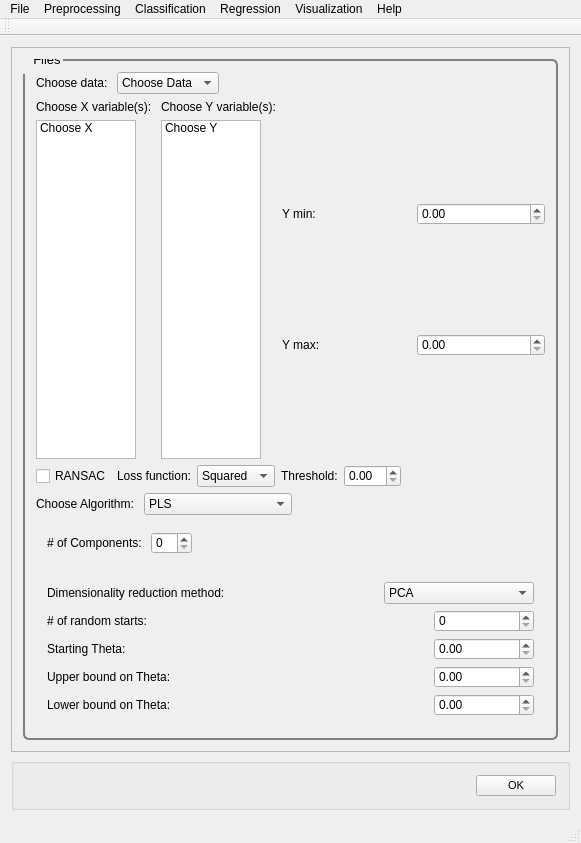
<?xml version="1.0" encoding="UTF-8"?>
<ui version="4.0">
 <class>MainWindow</class>
 <widget class="QMainWindow" name="MainWindow">
  <property name="geometry">
   <rect>
    <x>0</x>
    <y>0</y>
    <width>581</width>
    <height>843</height>
   </rect>
  </property>
  <property name="windowTitle">
   <string>PYSAT</string>
  </property>
  <widget class="QWidget" name="centralWidget">
   <layout class="QVBoxLayout" name="verticalLayout_9">
    <item>
     <widget class="QScrollArea" name="scrollArea">
      <property name="widgetResizable">
       <bool>true</bool>
      </property>
      <widget class="QWidget" name="scrollAreaWidgetContents_2">
       <property name="geometry">
        <rect>
         <x>0</x>
         <y>0</y>
         <width>561</width>
         <height>721</height>
        </rect>
       </property>
       <property name="font">
        <font>
         <pointsize>8</pointsize>
        </font>
       </property>
       <property name="styleSheet">
        <string notr="true">QGroupBox {
  border: 2px solid gray;
  border-radius: 6px;
  margin-top: 0.5em;
}

QGroupBox::title {

  padding-top: -14px;
  padding-left: 8px;
}
</string>
       </property>
       <layout class="QVBoxLayout" name="verticalLayout_8">
        <item>
         <widget class="QGroupBox" name="regression">
          <property name="font">
           <font>
            <pointsize>10</pointsize>
           </font>
          </property>
          <property name="title">
           <string>Files</string>
          </property>
          <layout class="QVBoxLayout" name="verticalLayout">
           <item>
            <layout class="QVBoxLayout" name="regression_vlayout">
             <item>
              <layout class="QHBoxLayout" name="regression_choosedata_hlayout">
               <item>
                <widget class="QLabel" name="regression_choosedata_label">
                 <property name="text">
                  <string>Choose data: </string>
                 </property>
                </widget>
               </item>
               <item>
                <widget class="QComboBox" name="regression_choosedata">
                 <property name="iconSize">
                  <size>
                   <width>50</width>
                   <height>20</height>
                  </size>
                 </property>
                 <item>
                  <property name="text">
                   <string>Choose Data</string>
                  </property>
                 </item>
                 <item>
                  <property name="text">
                   <string>Known Data</string>
                  </property>
                 </item>
                </widget>
               </item>
               <item>
                <spacer name="regression_choosedata_spacer">
                 <property name="orientation">
                  <enum>Qt::Horizontal</enum>
                 </property>
                 <property name="sizeHint" stdset="0">
                  <size>
                   <width>40</width>
                   <height>20</height>
                  </size>
                 </property>
                </spacer>
               </item>
              </layout>
             </item>
             <item>
              <layout class="QHBoxLayout" name="regression_choosevars_hlayout">
               <item>
                <layout class="QVBoxLayout" name="regression_choosex_vlayout">
                 <item>
                  <widget class="QLabel" name="regression_choosex_label">
                   <property name="text">
                    <string>Choose X variable(s): </string>
                   </property>
                  </widget>
                 </item>
                 <item>
                  <widget class="QListWidget" name="regression_choosex">
                   <property name="minimumSize">
                    <size>
                     <width>50</width>
                     <height>0</height>
                    </size>
                   </property>
                   <property name="maximumSize">
                    <size>
                     <width>100</width>
                     <height>16777215</height>
                    </size>
                   </property>
                   <item>
                    <property name="text">
                     <string>Choose X</string>
                    </property>
                   </item>
                  </widget>
                 </item>
                </layout>
               </item>
               <item>
                <layout class="QVBoxLayout" name="regression_choosey_vlayout">
                 <item>
                  <widget class="QLabel" name="regression_choosey_label">
                   <property name="text">
                    <string>Choose Y variable(s):</string>
                   </property>
                  </widget>
                 </item>
                 <item>
                  <widget class="QListWidget" name="regression_choosey">
                   <property name="maximumSize">
                    <size>
                     <width>100</width>
                     <height>16777215</height>
                    </size>
                   </property>
                   <item>
                    <property name="text">
                     <string>Choose Y</string>
                    </property>
                   </item>
                  </widget>
                 </item>
                </layout>
               </item>
               <item>
                <layout class="QVBoxLayout" name="yrange_vlayout">
                 <item>
                  <layout class="QHBoxLayout" name="ymin_hlayout">
                   <item>
                    <widget class="QLabel" name="ymin_label">
                     <property name="text">
                      <string>Y min:</string>
                     </property>
                    </widget>
                   </item>
                   <item>
                    <widget class="QDoubleSpinBox" name="ymin_spin"/>
                   </item>
                  </layout>
                 </item>
                 <item>
                  <layout class="QHBoxLayout" name="ymax_hlayout">
                   <item>
                    <widget class="QLabel" name="ymax_label">
                     <property name="text">
                      <string>Y max:</string>
                     </property>
                    </widget>
                   </item>
                   <item>
                    <widget class="QDoubleSpinBox" name="ymax_spin"/>
                   </item>
                  </layout>
                 </item>
                </layout>
               </item>
              </layout>
             </item>
             <item>
              <layout class="QHBoxLayout" name="ransac_hlayout">
               <item>
                <widget class="QCheckBox" name="regression_ransac_checkbox">
                 <property name="text">
                  <string>RANSAC</string>
                 </property>
                </widget>
               </item>
               <item>
                <layout class="QHBoxLayout" name="ransac_options_hlayout">
                 <item>
                  <widget class="QLabel" name="ransac_lossfunc_label">
                   <property name="text">
                    <string>Loss function:</string>
                   </property>
                  </widget>
                 </item>
                 <item>
                  <widget class="QComboBox" name="ransac_lossfunc_combobox">
                   <item>
                    <property name="text">
                     <string>Squared</string>
                    </property>
                   </item>
                   <item>
                    <property name="text">
                     <string>Absolute</string>
                    </property>
                   </item>
                  </widget>
                 </item>
                 <item>
                  <widget class="QLabel" name="ransac_thresh_label">
                   <property name="text">
                    <string>Threshold:</string>
                   </property>
                  </widget>
                 </item>
                 <item>
                  <widget class="QDoubleSpinBox" name="ransac_thresh_spin"/>
                 </item>
                 <item>
                  <spacer name="ransac_spacer">
                   <property name="orientation">
                    <enum>Qt::Horizontal</enum>
                   </property>
                   <property name="sizeHint" stdset="0">
                    <size>
                     <width>40</width>
                     <height>20</height>
                    </size>
                   </property>
                  </spacer>
                 </item>
                </layout>
               </item>
              </layout>
             </item>
             <item>
              <layout class="QHBoxLayout" name="regression_choosealg_hlayout">
               <item>
                <widget class="QLabel" name="regression_choosealg_label">
                 <property name="text">
                  <string>Choose Algorithm: </string>
                 </property>
                </widget>
               </item>
               <item>
                <widget class="QComboBox" name="regression_choosealg">
                 <property name="iconSize">
                  <size>
                   <width>50</width>
                   <height>20</height>
                  </size>
                 </property>
                 <item>
                  <property name="text">
                   <string>PLS</string>
                  </property>
                 </item>
                 <item>
                  <property name="text">
                   <string>GP</string>
                  </property>
                 </item>
                 <item>
                  <property name="text">
                   <string>Others coming soon...</string>
                  </property>
                 </item>
                </widget>
               </item>
               <item>
                <spacer name="regression_choosealg_spacer">
                 <property name="orientation">
                  <enum>Qt::Horizontal</enum>
                 </property>
                 <property name="sizeHint" stdset="0">
                  <size>
                   <width>40</width>
                   <height>20</height>
                  </size>
                 </property>
                </spacer>
               </item>
              </layout>
             </item>
             <item>
              <widget class="QWidget" name="pls_widget" native="true">
               <property name="minimumSize">
                <size>
                 <width>0</width>
                 <height>0</height>
                </size>
               </property>
               <layout class="QHBoxLayout" name="horizontalLayout_2">
                <item>
                 <widget class="QLabel" name="pls_nc_label">
                  <property name="text">
                   <string># of Components: </string>
                  </property>
                 </widget>
                </item>
                <item>
                 <widget class="QSpinBox" name="pls_nc_spinbox"/>
                </item>
                <item>
                 <spacer name="pls_spacer">
                  <property name="orientation">
                   <enum>Qt::Horizontal</enum>
                  </property>
                  <property name="sizeHint" stdset="0">
                   <size>
                    <width>40</width>
                    <height>20</height>
                   </size>
                  </property>
                 </spacer>
                </item>
               </layout>
              </widget>
             </item>
             <item>
              <widget class="QWidget" name="gp_widget" native="true">
               <layout class="QVBoxLayout" name="gp_vlayout">
                <item>
                 <layout class="QHBoxLayout" name="gp_dim_red_hlayout">
                  <item>
                   <widget class="QLabel" name="gp_dim_red_label">
                    <property name="text">
                     <string>Dimensionality reduction method:</string>
                    </property>
                   </widget>
                  </item>
                  <item>
                   <widget class="QComboBox" name="gp_dim_red_combobox">
                    <property name="maximumSize">
                     <size>
                      <width>150</width>
                      <height>16777215</height>
                     </size>
                    </property>
                    <item>
                     <property name="text">
                      <string>PCA</string>
                     </property>
                    </item>
                    <item>
                     <property name="text">
                      <string>FastICA</string>
                     </property>
                    </item>
                    <item>
                     <property name="text">
                      <string>ICA - JADE</string>
                     </property>
                    </item>
                    <item>
                     <property name="text">
                      <string>None</string>
                     </property>
                    </item>
                   </widget>
                  </item>
                 </layout>
                </item>
                <item>
                 <layout class="QVBoxLayout" name="gp_verticalLayout">
                  <item>
                   <layout class="QHBoxLayout" name="gp_rand_starts_hlayout">
                    <item>
                     <widget class="QLabel" name="gp_rand_starts_label">
                      <property name="text">
                       <string># of random starts:</string>
                      </property>
                     </widget>
                    </item>
                    <item>
                     <widget class="QSpinBox" name="gp_rand_starts_spin">
                      <property name="maximumSize">
                       <size>
                        <width>100</width>
                        <height>16777215</height>
                       </size>
                      </property>
                     </widget>
                    </item>
                   </layout>
                  </item>
                  <item>
                   <layout class="QHBoxLayout" name="gp_theta0_hlayout">
                    <item>
                     <widget class="QLabel" name="gp_theta0_label">
                      <property name="text">
                       <string>Starting Theta:</string>
                      </property>
                     </widget>
                    </item>
                    <item>
                     <widget class="QDoubleSpinBox" name="gp_theta0_spin">
                      <property name="maximumSize">
                       <size>
                        <width>100</width>
                        <height>16777215</height>
                       </size>
                      </property>
                     </widget>
                    </item>
                   </layout>
                  </item>
                  <item>
                   <layout class="QHBoxLayout" name="gp_thetaU_hlayout">
                    <item>
                     <widget class="QLabel" name="gp_thetaU_label">
                      <property name="text">
                       <string>Upper bound on Theta:</string>
                      </property>
                     </widget>
                    </item>
                    <item>
                     <widget class="QDoubleSpinBox" name="gp_thetaU_spin">
                      <property name="maximumSize">
                       <size>
                        <width>100</width>
                        <height>16777215</height>
                       </size>
                      </property>
                     </widget>
                    </item>
                   </layout>
                  </item>
                  <item>
                   <layout class="QHBoxLayout" name="gp_thetaL_hlayout">
                    <item>
                     <widget class="QLabel" name="gp_thetaL_label">
                      <property name="text">
                       <string>Lower bound on Theta:</string>
                      </property>
                     </widget>
                    </item>
                    <item>
                     <widget class="QDoubleSpinBox" name="gp_thetaL_spin">
                      <property name="maximumSize">
                       <size>
                        <width>100</width>
                        <height>16777215</height>
                       </size>
                      </property>
                     </widget>
                    </item>
                   </layout>
                  </item>
                 </layout>
                </item>
               </layout>
              </widget>
             </item>
            </layout>
           </item>
          </layout>
         </widget>
        </item>
       </layout>
      </widget>
     </widget>
    </item>
    <item>
     <widget class="QGroupBox" name="OK">
      <layout class="QHBoxLayout" name="ok">
       <item>
        <spacer name="horizontalSpacer_5">
         <property name="orientation">
          <enum>Qt::Horizontal</enum>
         </property>
         <property name="sizeHint" stdset="0">
          <size>
           <width>40</width>
           <height>20</height>
          </size>
         </property>
        </spacer>
       </item>
       <item>
        <widget class="QPushButton" name="okButton">
         <property name="font">
          <font>
           <pointsize>8</pointsize>
          </font>
         </property>
         <property name="mouseTracking">
          <bool>false</bool>
         </property>
         <property name="text">
          <string>OK</string>
         </property>
        </widget>
       </item>
      </layout>
     </widget>
    </item>
   </layout>
  </widget>
  <widget class="QToolBar" name="mainToolBar">
   <attribute name="toolBarArea">
    <enum>TopToolBarArea</enum>
   </attribute>
   <attribute name="toolBarBreak">
    <bool>false</bool>
   </attribute>
  </widget>
  <widget class="QStatusBar" name="statusBar"/>
  <widget class="QMenuBar" name="menuBar">
   <property name="geometry">
    <rect>
     <x>0</x>
     <y>0</y>
     <width>581</width>
     <height>21</height>
    </rect>
   </property>
   <widget class="QMenu" name="menuFile">
    <property name="title">
     <string>File</string>
    </property>
    <addaction name="actionLoad_Refence_Data"/>
    <addaction name="actionLoad_Unknown_Data"/>
    <addaction name="actionSet_output_location"/>
    <addaction name="separator"/>
    <addaction name="actionSave_Current_Plots"/>
    <addaction name="actionSave_Current_Data"/>
    <addaction name="separator"/>
    <addaction name="actionCreate_New_Workflow"/>
    <addaction name="actionSave_Current_Workflow"/>
    <addaction name="separator"/>
    <addaction name="actionExit"/>
   </widget>
   <widget class="QMenu" name="menuPreprocessing">
    <property name="title">
     <string>Preprocessing</string>
    </property>
    <widget class="QMenu" name="menuBaseline_Removal">
     <property name="title">
      <string>Baseline Removal</string>
     </property>
     <addaction name="actionALS"/>
     <addaction name="actionDietrich"/>
     <addaction name="actionPolyFit"/>
     <addaction name="actionAirPLS"/>
     <addaction name="actionFABC"/>
     <addaction name="actionKK"/>
     <addaction name="actionMario"/>
     <addaction name="actionMedian"/>
     <addaction name="actionRubberband"/>
     <addaction name="actionUndecimated_Wavelet"/>
    </widget>
    <widget class="QMenu" name="menuCalibration_Transfer">
     <property name="title">
      <string>Calibration Transfer</string>
     </property>
     <addaction name="actionRatio"/>
     <addaction name="actionTommy_s_Methgod"/>
     <addaction name="actionPiecewise_Direct_Standardization"/>
     <addaction name="actionOthers_3"/>
    </widget>
    <addaction name="actionNormalization"/>
    <addaction name="actionNoise_Reduction"/>
    <addaction name="actionApply_Mask"/>
    <addaction name="actionInterpolate"/>
    <addaction name="actionInstrument_Response"/>
    <addaction name="menuBaseline_Removal"/>
    <addaction name="menuCalibration_Transfer"/>
    <addaction name="actionICA_2"/>
    <addaction name="actionPCA_2"/>
   </widget>
   <widget class="QMenu" name="menuRegression">
    <property name="title">
     <string>Regression</string>
    </property>
    <addaction name="actionCross_Validation"/>
    <addaction name="actionTrain"/>
    <addaction name="actionPredict"/>
    <addaction name="actionCreate_N_Folds"/>
    <addaction name="actionCreate_Test_Folds"/>
    <addaction name="actionSubmodel_Ranges"/>
   </widget>
   <widget class="QMenu" name="menuHelp">
    <property name="title">
     <string>Help</string>
    </property>
    <addaction name="actionIndex"/>
    <addaction name="actionContent_2"/>
    <addaction name="separator"/>
    <addaction name="actionAbout"/>
    <addaction name="actionAbout_QtCreator"/>
   </widget>
   <widget class="QMenu" name="menuClassification">
    <property name="title">
     <string>Classification</string>
    </property>
    <widget class="QMenu" name="menuSupervised">
     <property name="title">
      <string>Supervised</string>
     </property>
     <addaction name="actionPLS_DA"/>
     <addaction name="actionSIMCA"/>
    </widget>
    <widget class="QMenu" name="menuClustering">
     <property name="title">
      <string>Clustering</string>
     </property>
     <addaction name="actionK_means"/>
     <addaction name="actionHierarchical_2"/>
    </widget>
    <addaction name="menuSupervised"/>
    <addaction name="menuClustering"/>
   </widget>
   <widget class="QMenu" name="menuVisualization">
    <property name="title">
     <string>Visualization</string>
    </property>
    <addaction name="actionLine_Plot"/>
    <addaction name="action1_to_1_Plot"/>
    <addaction name="actionScatter_Plot"/>
   </widget>
   <addaction name="menuFile"/>
   <addaction name="menuPreprocessing"/>
   <addaction name="menuClassification"/>
   <addaction name="menuRegression"/>
   <addaction name="menuVisualization"/>
   <addaction name="menuHelp"/>
  </widget>
  <action name="actionLoad_Refence_Data">
   <property name="text">
    <string>Load Refence Data</string>
   </property>
  </action>
  <action name="actionLoad_Unknown_Data">
   <property name="text">
    <string>Load Unknown Data</string>
   </property>
  </action>
  <action name="actionSave_Current_Workflow">
   <property name="text">
    <string>Save Current Workflow</string>
   </property>
  </action>
  <action name="actionSave_Current_Plots">
   <property name="text">
    <string>Save Current Plots</string>
   </property>
  </action>
  <action name="actionSave_Current_Data">
   <property name="text">
    <string>Save Current Data</string>
   </property>
  </action>
  <action name="actionCreate_New_Workflow">
   <property name="text">
    <string>Create New Workflow</string>
   </property>
  </action>
  <action name="actionNoise_Reduction">
   <property name="text">
    <string>Noise Reduction</string>
   </property>
  </action>
  <action name="actionApply_Mask">
   <property name="text">
    <string>Apply Mask</string>
   </property>
  </action>
  <action name="actionInterpolate">
   <property name="text">
    <string>Interpolate (unknown to known)</string>
   </property>
  </action>
  <action name="actionInstrument_Response">
   <property name="text">
    <string>Instrument Response</string>
   </property>
  </action>
  <action name="actionALS">
   <property name="text">
    <string>ALS</string>
   </property>
  </action>
  <action name="actionDietrich">
   <property name="text">
    <string>Dietrich</string>
   </property>
  </action>
  <action name="actionPolyFit">
   <property name="text">
    <string>PolyFit</string>
   </property>
  </action>
  <action name="actionAirPLS">
   <property name="text">
    <string>AirPLS</string>
   </property>
  </action>
  <action name="actionFABC">
   <property name="text">
    <string>FABC</string>
   </property>
  </action>
  <action name="actionKK">
   <property name="text">
    <string>KK</string>
   </property>
  </action>
  <action name="actionMario">
   <property name="text">
    <string>Mario</string>
   </property>
  </action>
  <action name="actionMedian">
   <property name="text">
    <string>Median</string>
   </property>
  </action>
  <action name="actionRubberband">
   <property name="text">
    <string>Rubberband</string>
   </property>
  </action>
  <action name="actionUndecimated_Wavelet">
   <property name="text">
    <string>Undecimated Wavelet</string>
   </property>
  </action>
  <action name="actionRatio">
   <property name="text">
    <string>Ratio</string>
   </property>
  </action>
  <action name="actionTommy_s_Methgod">
   <property name="text">
    <string>Tommy's Method</string>
   </property>
  </action>
  <action name="actionPiecewise_Direct_Standardization">
   <property name="text">
    <string>Piecewise Direct Standardization</string>
   </property>
  </action>
  <action name="actionPCA">
   <property name="text">
    <string>PCA</string>
   </property>
  </action>
  <action name="actionICA">
   <property name="text">
    <string>ICA</string>
   </property>
  </action>
  <action name="actionK_Means">
   <property name="text">
    <string>K-Means</string>
   </property>
  </action>
  <action name="actionHierarchical">
   <property name="text">
    <string>Hierarchical</string>
   </property>
  </action>
  <action name="actionOthers">
   <property name="text">
    <string>Others...</string>
   </property>
  </action>
  <action name="actionOthers_2">
   <property name="text">
    <string>Others...</string>
   </property>
  </action>
  <action name="actionOthers_3">
   <property name="text">
    <string>Others...</string>
   </property>
  </action>
  <action name="actionPLS">
   <property name="text">
    <string>PLS</string>
   </property>
  </action>
  <action name="actionSM_PLS">
   <property name="text">
    <string>SM-PLS</string>
   </property>
  </action>
  <action name="actionICA_Regression">
   <property name="text">
    <string>ICA Regression</string>
   </property>
  </action>
  <action name="actionGaussian_Process">
   <property name="text">
    <string>Gaussian Process</string>
   </property>
  </action>
  <action name="actionMLP">
   <property name="text">
    <string>MLP</string>
   </property>
  </action>
  <action name="actionSVM">
   <property name="text">
    <string>SVM</string>
   </property>
  </action>
  <action name="actionOthers_4">
   <property name="text">
    <string>Others...</string>
   </property>
  </action>
  <action name="actionOthers_5">
   <property name="text">
    <string>Others...</string>
   </property>
  </action>
  <action name="actionIndex">
   <property name="text">
    <string>Index</string>
   </property>
  </action>
  <action name="actionContent_2">
   <property name="text">
    <string>Content</string>
   </property>
  </action>
  <action name="actionAbout">
   <property name="text">
    <string>About...</string>
   </property>
  </action>
  <action name="actionAbout_QtCreator">
   <property name="text">
    <string>About Qt...</string>
   </property>
  </action>
  <action name="actionExit">
   <property name="text">
    <string>Exit</string>
   </property>
  </action>
  <action name="actionNormalization">
   <property name="text">
    <string>Normalization</string>
   </property>
  </action>
  <action name="actionICA_2">
   <property name="text">
    <string>ICA</string>
   </property>
  </action>
  <action name="actionPCA_2">
   <property name="text">
    <string>PCA</string>
   </property>
  </action>
  <action name="actionPLS_DA">
   <property name="text">
    <string>PLS-DA</string>
   </property>
  </action>
  <action name="actionSIMCA">
   <property name="text">
    <string>SIMCA</string>
   </property>
  </action>
  <action name="actionK_means">
   <property name="text">
    <string>K-means</string>
   </property>
  </action>
  <action name="actionHierarchical_2">
   <property name="text">
    <string>Hierarchical</string>
   </property>
  </action>
  <action name="actionCross_Validation">
   <property name="text">
    <string>Cross Validation</string>
   </property>
  </action>
  <action name="actionTrain">
   <property name="text">
    <string>Train</string>
   </property>
  </action>
  <action name="actionPredict">
   <property name="text">
    <string>Predict</string>
   </property>
  </action>
  <action name="actionLine_Plot">
   <property name="text">
    <string>Line Plot</string>
   </property>
  </action>
  <action name="action1_to_1_Plot">
   <property name="text">
    <string>1 to 1 Plot</string>
   </property>
  </action>
  <action name="actionScatter_Plot">
   <property name="text">
    <string>Scatter Plot</string>
   </property>
  </action>
  <action name="actionSet_output_location">
   <property name="text">
    <string>Output Location</string>
   </property>
  </action>
  <action name="actionCreate_N_Folds">
   <property name="text">
    <string>Create N Folds</string>
   </property>
  </action>
  <action name="actionCreate_Test_Folds">
   <property name="text">
    <string>Create Test Folds</string>
   </property>
  </action>
  <action name="actionSubmodel_Ranges">
   <property name="text">
    <string>Submodel Ranges</string>
   </property>
  </action>
 </widget>
 <layoutdefault spacing="6" margin="11"/>
 <resources/>
 <connections/>
</ui>
